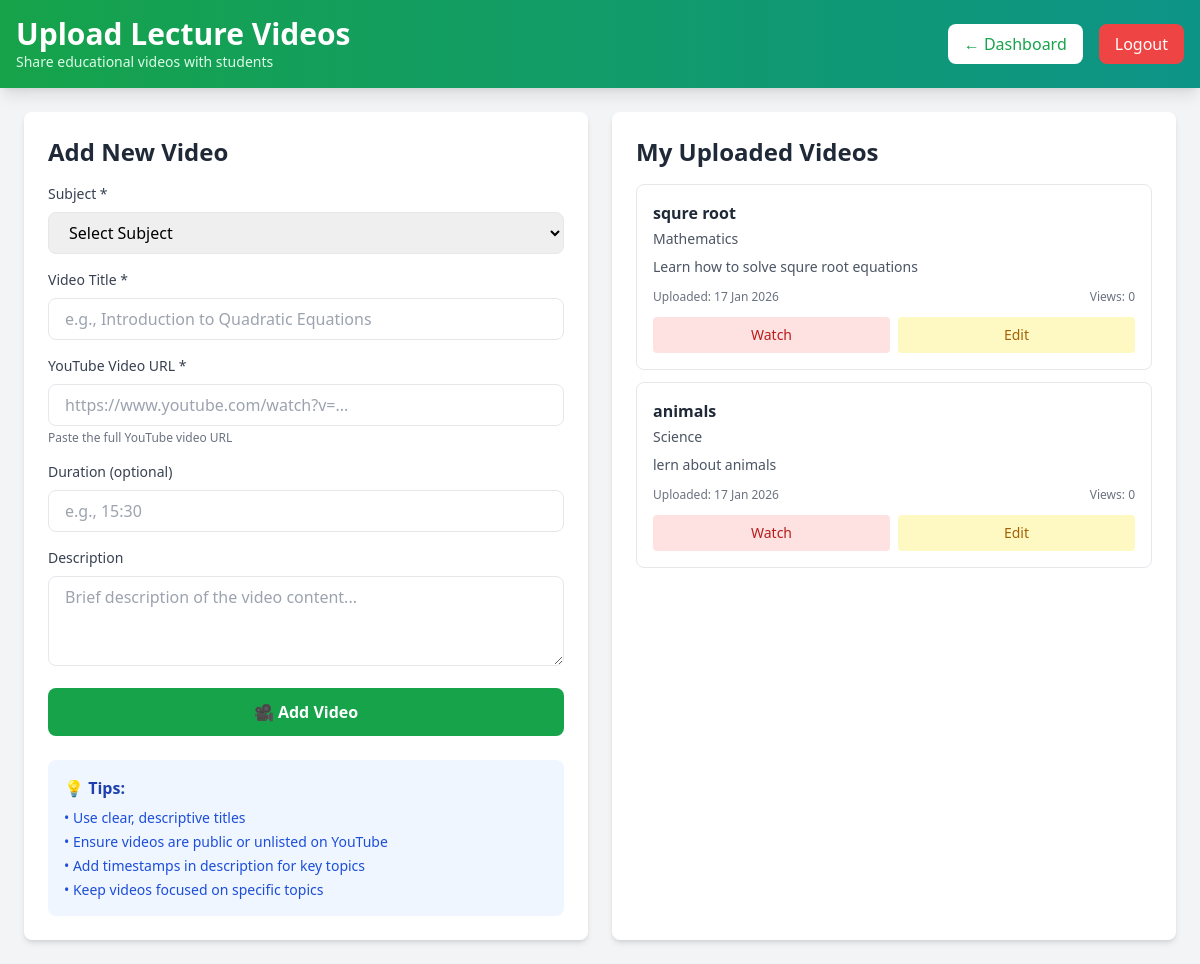
/Teacher_Upload_Video.php (signed in), run on the app's committed database.
### tables this page shows
CREATE TABLE lecture_videos (
    video_id INT AUTO_INCREMENT PRIMARY KEY,
    subject_id INT NOT NULL,
    teacher_id INT NOT NULL,
    title VARCHAR(255) NOT NULL, 
    description TEXT NULL,
    video_url VARCHAR(500) NOT NULL,
    video_type ENUM('youtube', 'upload') DEFAULT 'youtube',
    duration VARCHAR(50) NULL,
    thumbnail_url VARCHAR(500) NULL,
    uploaded_at TIMESTAMP DEFAULT CURRENT_TIMESTAMP,
    is_active BOOLEAN DEFAULT TRUE,
    view_count INT DEFAULT 0,
    FOREIGN KEY (subject_id) REFERENCES subjects(subject_id) ON DELETE CASCADE,
    FOREIGN KEY (teacher_id) REFERENCES users(user_id) ON DELETE CASCADE
);

CREATE TABLE subjects (
    subject_id INT AUTO_INCREMENT PRIMARY KEY,
    subject_name VARCHAR(255) NOT NULL,
    subject_code VARCHAR(20) NOT NULL UNIQUE,
    grade_level ENUM('10','11') NOT NULL,
    subject_category ENUM('Language', 'Mathematics', 'Science', 'Social Studies', 'Religion', 'Other') NOT NULL,
    description TEXT NULL,
    is_active BOOLEAN DEFAULT TRUE,
    created_at TIMESTAMP DEFAULT CURRENT_TIMESTAMP
);

### config.php (called while the page is built, shortened)
<?php
function formatDate($date) {
    return date('d M Y', strtotime($date));
}
?>

### Teacher_Upload_Video.php (the view, shortened to what this page needs)
<?php
require_once 'config.php';
$teacher_id = $_SESSION['user_id'];
$videos_query = "SELECT lv.*, s.subject_name, s.subject_code
                 FROM lecture_videos lv
                 INNER JOIN subjects s ON lv.subject_id = s.subject_id
                 WHERE lv.teacher_id = ? AND lv.is_active = 1
                 ORDER BY lv.uploaded_at DESC";
$stmt = $conn->prepare($videos_query);
$stmt->bind_param("i", $teacher_id);
$stmt->execute();
$videos = $stmt->get_result();
?>
<!DOCTYPE html>
<html lang="en">
<head>
    <script src="https://cdn.tailwindcss.com"></script>
</head>
<body class="bg-gray-100 min-h-screen">
    <header class="bg-gradient-to-r from-green-600 to-teal-600 text-white p-4 shadow-lg">
        <div class="max-w-7xl mx-auto flex justify-between items-center">
            <div>
                <h1 class="text-3xl font-bold">Upload Lecture Videos</h1>
                <p class="text-sm text-green-100">Share educational videos with students</p>
            </div>
            <div class="flex items-center gap-4">
                <a href="teacher_dashboard.php" class="px-4 py-2 bg-white text-green-600 rounded-lg hover:bg-green-50">← Dashboard</a>
                <a href="logout.php" class="px-4 py-2 bg-red-500 text-white rounded-lg hover:bg-red-600">Logout</a>
            </div>
        </div>
    </header>
    <div class="max-w-7xl mx-auto p-6">
        <div class="grid grid-cols-1 lg:grid-cols-2 gap-6">
            <div class="bg-white rounded-lg shadow-md p-6">
                <h2 class="text-2xl font-bold text-gray-800 mb-4">Add New Video</h2>
                <form method="POST">
                    <div class="mb-4">
                        <label class="block text-sm font-medium text-gray-700 mb-2">Subject *</label>
                        <select name="subject_id" required class="w-full px-4 py-2 border rounded-lg focus:ring-2 focus:ring-green-500">
                            <option value="">Select Subject</option>
                        </select>
                    </div>
                    <div class="mb-4">
                        <label class="block text-sm font-medium text-gray-700 mb-2">Video Title *</label>
                        <input type="text" name="title" required class="w-full px-4 py-2 border rounded-lg focus:ring-2 focus:ring-green-500" placeholder="e.g., Introduction to Quadratic Equations">
                    </div>
                    <div class="mb-4">
                        <label class="block text-sm font-medium text-gray-700 mb-2">YouTube Video URL *</label>
                        <input type="url" name="video_url" required class="w-full px-4 py-2 border rounded-lg focus:ring-2 focus:ring-green-500" placeholder="https://www.youtube.com/watch?v=...">
                        <p class="text-xs text-gray-500 mt-1">Paste the full YouTube video URL</p>
                    </div>
                    <div class="mb-4">
                        <label class="block text-sm font-medium text-gray-700 mb-2">Duration (optional)</label>
                        <input type="text" name="duration" class="w-full px-4 py-2 border rounded-lg focus:ring-2 focus:ring-green-500" placeholder="e.g., 15:30">
                    </div>
                    <div class="mb-4">
                        <label class="block text-sm font-medium text-gray-700 mb-2">Description</label>
                        <textarea name="description" rows="3" class="w-full px-4 py-2 border rounded-lg focus:ring-2 focus:ring-green-500" placeholder="Brief description of the video content..."></textarea>
                    </div>
                    <button type="submit" name="add_video" class="w-full px-6 py-3 bg-green-600 text-white rounded-lg hover:bg-green-700 font-semibold">
                        🎥 Add Video
                    </button>
                </form>
                <div class="mt-6 p-4 bg-blue-50 rounded-lg">
                    <h4 class="font-bold text-blue-800 mb-2">💡 Tips:</h4>
                    <ul class="text-sm text-blue-700 space-y-1">
                        <li>• Use clear, descriptive titles</li>
                        <li>• Ensure videos are public or unlisted on YouTube</li>
                        <li>• Add timestamps in description for key topics</li>
                        <li>• Keep videos focused on specific topics</li>
                    </ul>
                </div>
            </div>
            <div class="bg-white rounded-lg shadow-md p-6">
                <h2 class="text-2xl font-bold text-gray-800 mb-4">My Uploaded Videos</h2>
                <div class="max-h-[600px] overflow-y-auto space-y-3">
                    <?php if ($videos->num_rows > 0): ?>
                        <?php while ($video = $videos->fetch_assoc()): ?>
                        <div class="border border-gray-200 rounded-lg overflow-hidden hover:shadow-md transition">
                            <div class="p-4">
                                <h3 class="font-bold text-gray-800 mb-1"><?php echo htmlspecialchars($video['title']); ?></h3>
                                <p class="text-sm text-gray-600 mb-2"><?php echo htmlspecialchars($video['subject_name']); ?></p>
                                <?php if ($video['description']): ?>
                                <p class="text-sm text-gray-600 mb-3"><?php echo nl2br(htmlspecialchars(substr($video['description'], 0, 100))); ?><?php echo strlen($video['description']) > 100 ? '...' : ''; ?></p>
                                <?php endif; ?>
                                <div class="flex items-center justify-between text-xs text-gray-500 mb-3">
                                    <span>Uploaded: <?php echo formatDate($video['uploaded_at']); ?></span>
                                    <span>Views: <?php echo $video['view_count']; ?></span>
                                </div>
                                <div class="flex gap-2">
                                    <a href="<?php echo htmlspecialchars($video['video_url']); ?>" target="_blank" class="flex-1 text-center px-3 py-2 bg-red-100 text-red-700 rounded hover:bg-red-200 text-sm">
                                        Watch
                                    </a>
                                    <a href="teacher_manage_content.php?edit_video=<?php echo $video['video_id']; ?>" class="flex-1 text-center px-3 py-2 bg-yellow-100 text-yellow-700 rounded hover:bg-yellow-200 text-sm">
                                        Edit
                                    </a>
                                </div>
                            </div>
                        </div>
                        <?php endwhile; ?>
                    <?php else: ?>
                        <p class="text-gray-500 text-center py-8">No videos uploaded yet</p>
                    <?php endif; ?>
                </div>
            </div>
        </div>
    </div>
</body>
</html>

### data on the page
lecture_videos: title "squre root", subject.subject_name "Mathematics", description "Learn how to solve squre root equations", uploaded_at "17 Jan 2026", view_count "0"
lecture_videos: title "animals", subject.subject_name "Science", description "lern about animals", uploaded_at "17 Jan 2026", view_count "0"
